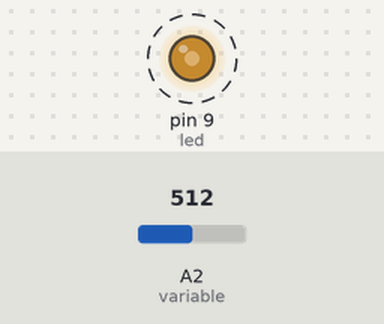
This sketch was run on a simulated Arduino Uno, built with avr-gcc and run on an emulated ATmega328P. Parts: output pins drawn as LEDs (lit = HIGH). Dashed ring = blinking. Inputs (shaded band) come from the test bench; at power-on: A2 (variable) = 512.

Above: at 1.08 s.
1.3 s: A2 (variable) set to 122
At 1.58 s:
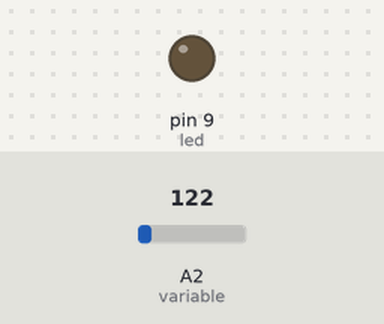
4.3 s: A2 (variable) set to 716
At 4.44 s:
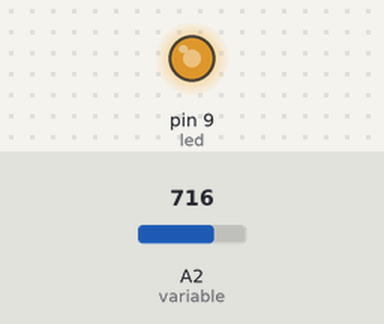
7.3 s: A2 (variable) set to 900
At 7.67 s:
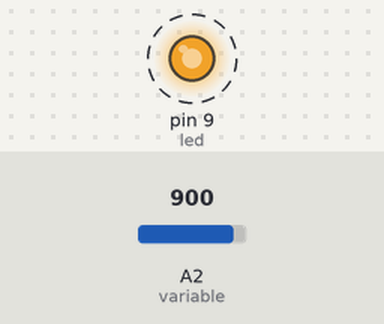
Timing chart, 0 to 16.3 s (numbered marks = the images above; inputs shaded):
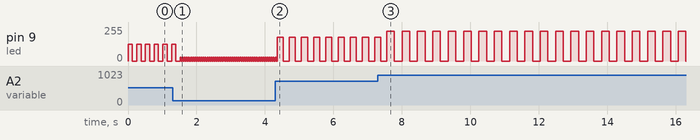

The sketch:

lab4-2-1.ino
```cpp
const int variable = A2; //宣告 variable 為整數常數, 並將其值設為 A2
const int led = 9; //宣告 led 為整數常數, 並將其值設為 9

void setup() {
  //setup()內沒有程式碼
}

void loop() {
  int sensorValue = analogRead(variable);
  int value = map(sensorValue, 0, 1023, 0, 255);
  analogWrite(led, value);
  delay(value);
  analogWrite(led, 0);
  delay(value);
}
```

Measured:
- after the input at 7.3 s, pin 9 (led): alternates 224/255 for 0.22 s and 0/255 for 0.22 s, starting after 0.26 s
- by itself, pin 9 (led): repeats every 0.36 s: 178/255 0.18 s, 0/255 0.18 s
